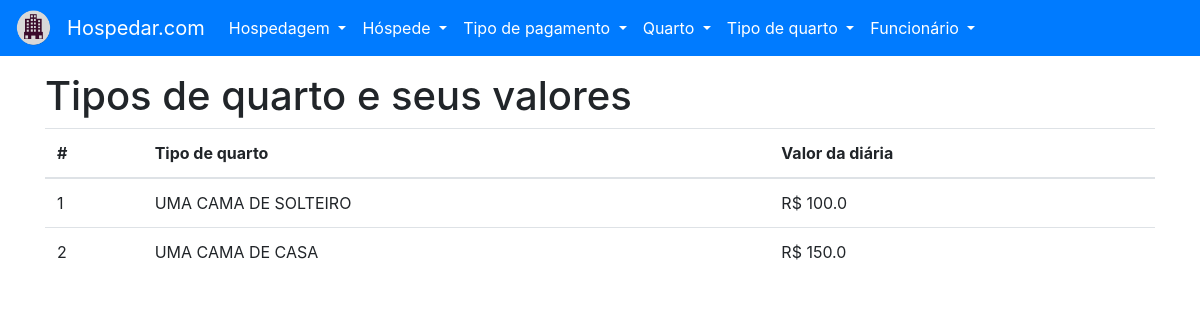
Page /tipo_quarto/listar on the earlier database version.
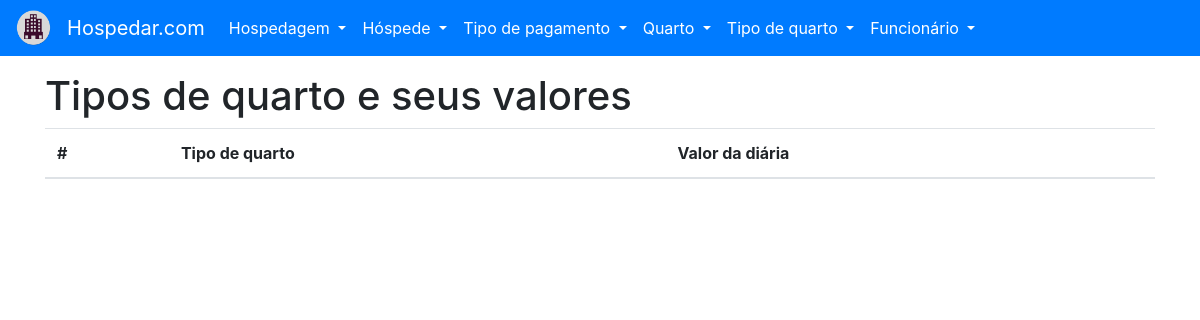
Same page on the later database version.
### tables this page shows
CREATE TABLE "TIPO_QUARTO" (
	"ID_TIPO_QUARTO" INTEGER NOT NULL PRIMARY KEY AUTOINCREMENT UNIQUE,
	"NO_TIPO_QUARTO" VARCHAR(16) NOT NULL UNIQUE,
	"VL_DIARIA" REAL NOT NULL
);

### project/backend/tipo_quarto/views.py (the view)
def listar():
    with TipoQuartoModel(DATABASE_URL) as db:
        try:
            tipo_quarto = db.select_all()
        except (DatabaseException, OperationalError, IntegrityError) as err:
            flash(str(err), 'danger')
            return render_template('tipo_quarto-listar.html')
    return render_template('tipo_quarto-listar.html', tipo_quarto=tipo_quarto)

### project/backend/main/models.py (called while the page is built)
    def __enter__(self):
        self.open()
        return self

    def __exit__(self, exc_type, exc_val, exc_tb):
        self.close()

    @property
    def cursor(self):
        return self._cursor

    def open(self):
        self._connection = sqlite3.connect(self.url)
        self._cursor = self._connection.cursor()

    def close(self):
        self._connection.close()

    def cursor_to_dict(self, cursors: Iterable):
        return [dict(zip(self.__tablecolumns__, cursor)) for cursor in cursors]

    def select_all(self):
        if self._connection:
            return self.cursor_to_dict(self.cursor.execute(f'SELECT * FROM "{self.__tablename__}" ;'))
        raise ProgrammingError('ProgrammingError: Cannot operate on a closed database.')

### project/frontend/templates/tipo_quarto-listar.html (shortened to what this page needs)
{% extends 'base.html' %}
{% from 'macros.html' import flash %}
{% block content %}
    <h1>Tipos de quarto e seus valores</h1>
    <table class="table">
        <thead>
        <tr>
            <th scope="col">#</th>
            <th scope="col">Tipo de quarto</th>
            <th scope="col">Valor da diária</th>
        </tr>
        </thead>
        <tbody>
        {% for tipo in tipo_quarto %}
            <tr>
                <td scope="row">{{ tipo['ID_TIPO_QUARTO'] }}</td>
                <td>{{ tipo['NO_TIPO_QUARTO'] }}</td>
                <td>R$ {{ tipo['VL_DIARIA'] }}</td>
            </tr>
        {% endfor %}
        </tbody>
    </table>
{% endblock content%}

Differences in the rows shown:
removed TIPO_QUARTO: ID_TIPO_QUARTO "1", NO_TIPO_QUARTO "UMA CAMA DE SOLTEIRO", VL_DIARIA "100.0"
removed TIPO_QUARTO: ID_TIPO_QUARTO "2", NO_TIPO_QUARTO "UMA CAMA DE CASA", VL_DIARIA "150.0"
